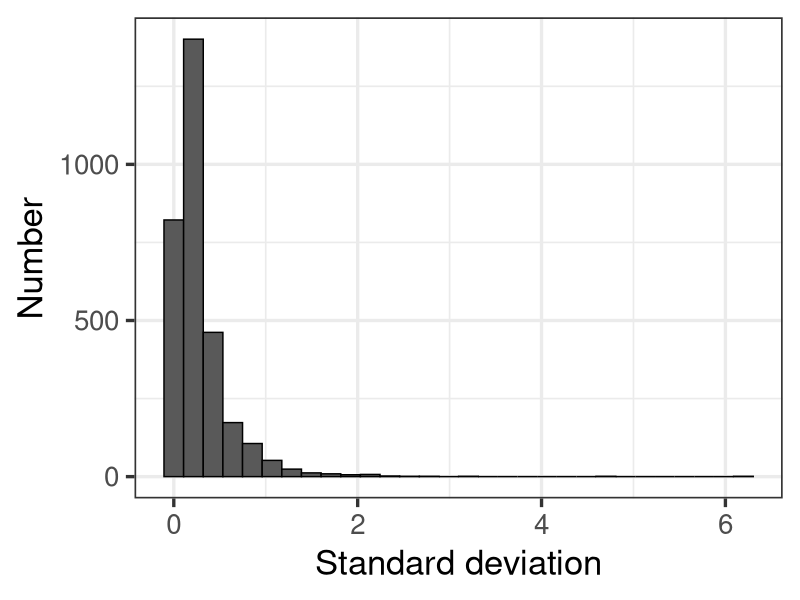
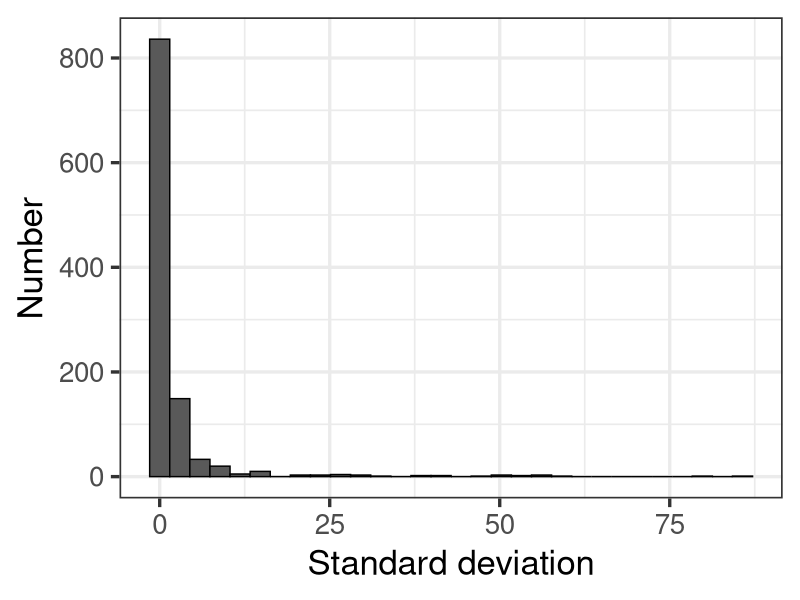
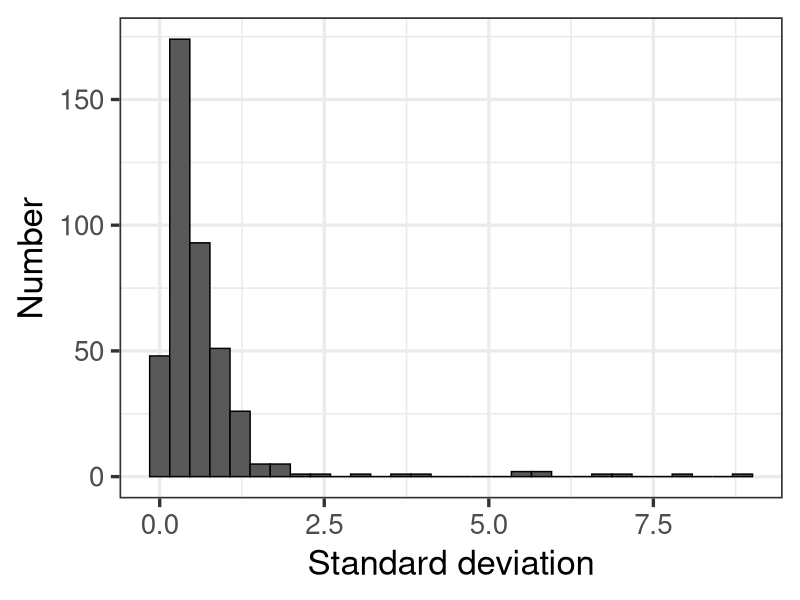

Source code (R) for these figures, in order:


# info --------------------------------------------------------------------

# Final processing of freshwater thermal tolerance dataset

# by H. S. Bayat

# last edited: 21/10/2024

# setup -------------------------------------------------------------------

library(tidyverse)

# load data ---------------------------------------------------------------

tol <- read.csv('data/thermtol_tests.csv', na.strings = "")
tax <- read.csv('data/thermtol_taxonomy.csv', na.strings = "")
clim <- read.csv('data/thermtol_climate.csv', na.strings = "")
ref <- read.csv('data/thermtol_reference.csv', na.strings = "")

# wrangle -----------------------------------------------------------------

# put units into common currency
# for error measures - on thermal tolerance, body mass, and body length

# for thermal tolerance error measure
# convert standard deviation to standard error
# convert 95% ci to standard error using appropriate t value
# note that what is entered under "95% ci" is half of the interval

tol <- tol %>% mutate(error_se = case_when((!is.na(n) & error_measure == "sd") ~ error/(sqrt(n)),
                                   (error_measure == "se") ~ error,
                                   (error_measure == "95% ci") ~ error/qt(p = 0.975, df = n)))
tol <- tol %>% mutate(error_sd = case_when((error_measure == "sd") ~ error,
                                           (metric_note != "lt05" & metric != "lt50" & error_measure != "sd") ~ error_se*sqrt(n)))
ch <- tol %>% filter(error_sd > 20)
tol[2945,7] <- 32.1
tol[2946,7] <- 33
tol[2945,11] <- 2.4
tol[2946,11] <- 3.2
tol[c(2945:2946),8] <- 30
tol[2946,14] <- 72
tol[2946,15] <- "hours"
ch <- tol %>% filter(error_sd > 5)

# check distribution of error
ggplot(data = tol, aes(x = error_se)) + 
  geom_histogram(color = "black") +
  labs(x = "Standard deviation", y = "Number")   + theme_bw(base_size = 25) 

# body mass/length error measure
ch <- tol %>% group_by(error_measure_bm) %>% count()
ch <- tol %>% group_by(error_measure_bl) %>% count()

tol <- tol %>% mutate(error_bm_sd = case_when((error_measure_bm == "sd") ~ error,
                                           (error_measure_bm == "se") ~ error_bm*sqrt(n)))
tol <- tol %>% mutate(error_bl_sd = case_when((error_measure_bl == "sd") ~ error,
                                              (error_measure_bl == "se") ~ error_bl*sqrt(n)))
# check distributions - ones without data automatically get removed
ggplot(data = tol, aes(x = error_bm_sd)) + 
  geom_histogram(color = "black") +
  labs(x = "Standard deviation", y = "Number")   + theme_bw(base_size = 25)

# check body mass errors greater than 25 grams
ch <- tol %>% filter(error_bm_sd > 25) # all large fish species, all ok

ggplot(data = tol, aes(x = error_bl_sd)) + 
  geom_histogram(color = "black") +
  labs(x = "Standard deviation", y = "Number")   + theme_bw(base_size = 25)

# put units into common currency
# time - for acclimation and test
# put final times into minutes

tol$acclim_time <- as.numeric(tol$acclim_time)
tol <- tol %>% mutate(acclim_time_minutes = case_when((acclim_time_unit == "minutes") ~ acclim_time,
                                                 (acclim_time_unit == "hours") ~ acclim_time*60,
                                                 (acclim_time_unit == "days") ~ acclim_time*1440,
                                                 (acclim_time_unit == "weeks") ~ acclim_time*10080,
                                                 (acclim_time_unit == "months") ~ acclim_time*302400))
ch <- tol %>% filter(acclim_time_minutes < 60) # look at short acclimation times

# fix misentered values
tol[c(471:477),14] <- 3
tol[c(471:477),15] <- "weeks"
tol[c(2226,2287,3081,3112,3188,3189),15] <- "hours"
tol[c(3068:3078),14] <- 24
tol[c(3068:3078),15] <- "hours"
# all of the rest are tested streamside, directly after collection

tol <- tol %>% mutate(acclim_time_minutes = case_when((acclim_time_unit == "minutes") ~ acclim_time,
                                                      (acclim_time_unit == "hours") ~ acclim_time*60,
                                                      (acclim_time_unit == "days") ~ acclim_time*1440,
                                                      (acclim_time_unit == "weeks") ~ acclim_time*10080,
                                                      (acclim_time_unit == "months") ~ acclim_time*302400))

# put units into common currency
# for test time
tol <- tol %>% mutate(test_time_minutes1 = case_when((metric == "ltmax") ~ (tol - acclim_temp)/ramp,
                                              (metric == "ltmin") ~ (acclim_temp - tol)/ramp,
                                              (metric == "ctmin") ~ (acclim_temp - tol)/ramp,
                                              (metric == "ctmax") ~ (tol - acclim_temp)/ramp,
                                              (test_time_unit == "minutes") ~ test_time,
                                              (test_time_unit == "hours") ~ test_time*60,
                                              (test_time_unit == "days") ~ test_time*1440,
                                              (test_time_unit == "weeks") ~ test_time*10080,
                                              (test_time_unit == "months") ~ test_time*302400))
tol <- tol %>% mutate(test_time_minutes = case_when((!is.na(test_time_minutes1)) ~ test_time_minutes1, 
                                                    (is.na(test_time_minutes1) & metric == "ctmax") ~ (tol - start_temp)/ramp,
                                                    (is.na(test_time_minutes1) & metric == "ltmax") ~ (tol - start_temp)/ramp,
                                                    (is.na(test_time_minutes1) & metric == "ctmin") ~ (start_temp - tol)/ramp,
                                                    (is.na(test_time_minutes1) & metric == "ltmin") ~ (start_temp - tol)/ramp))
tol <- tol[,-74] # remove unneeded column

# remove two records of terrestrial imagines
tol <- tol[-c(638,641),]

# combine into one dataset
tt1 <- merge(tol, tax, by = "tax_id")
tt2 <- merge(tt1, clim, by = "loc_id")
dat <- merge(tt2, ref, by = "study_id")


# explore -----------------------------------------------------------------


# how many species for each metric
dat %>% group_by(tol_class, taxon) %>% count() %>% group_by(tol_class) %>% count()

# how many records for each metric
dat %>% group_by(tol_class) %>% count()

# how many species have data for ctmax and lt50
# make identifier for study, taxon, and location

lt <- dat %>% filter(tol_class == "upper lt50") 
lt <- lt %>% mutate(id = paste(study_id, tax_id, loc_id, acclim_temp, sep = "-"))
lt <- lt[,c(107,68,6,9,10,15,38,40,41)]

ct <- dat %>% filter(tol_class == "upper ctmax") 
ct <- ct %>% mutate(id = paste(study_id, tax_id, loc_id, acclim_temp, sep = "-"))
ct <- ct[,c(107,68,6,9,10,15,38,40,41)]

t <- merge(lt, ct, by = "id") # 105 lt50 and ctmax pairs
# same species, collection location, study, and acclimation temperature
tt <- unique(t$taxon.x) # for 24 taxa

# how many species have data for both
# not restricted to study, location, acclimation temperature

lt <- dat %>% filter(tol_class == "upper lt50") %>% group_by(tax_id, taxon) %>% count()
ct <- dat %>% filter(tol_class == "upper ctmax") %>% group_by(tax_id, taxon) %>% count()

ch <- merge(lt, ct, by = "tax_id") # 66 taxa have both lt50 and ctmax data


# write to file -----------------------------------------------------------

# save the pieces
data = 'data'

write.csv(tol, file.path(data, 'thermtol_tests_processed.csv'), row.names = FALSE, na = "")
write.csv(dat, file.path(data, 'thermtol_comb.csv'), row.names = FALSE, na = "")

# end ---------------------------------------------------------------------

rm(list = ls())
